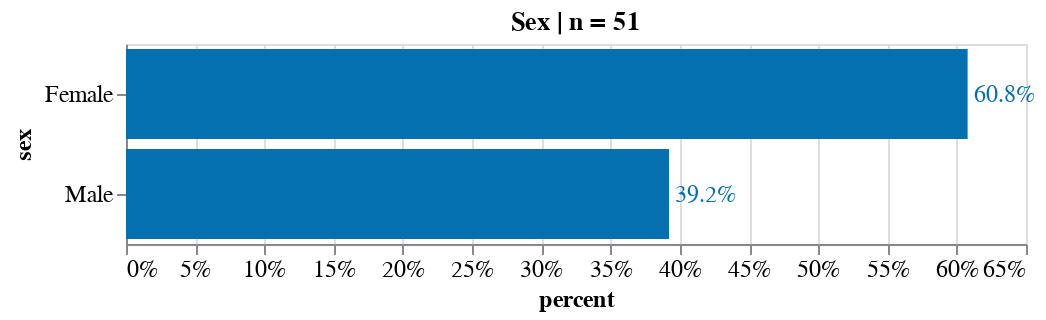

Notebook code for this chart:
### Markdown cell above
## Demographics

### Code cell
source = count_freq_labels(df, X="sex") 
title = 'Sex | n = '+ source['counts'].sum().astype(str)
X, Y = 'percent:Q', 'sex:N'
w, h= 450, 100
txs, ls, ts = 12, 12, 12

chart_sex = simple_per_bar(source, title=title, X=X, Y=Y, width=w, height=h, text_size = txs, label_size = ls, title_size=ts)

### Figure 1 — Vega-Lite specification as saved in the notebook (floating-point values rounded to 4 significant figures)
{"config": {"view": {"continuousWidth": 400, "continuousHeight": 300}, "axis": {"labelFontSize": 12, "titleFontSize": 12}}, "layer": [{"mark": "bar", "encoding": {"color": {"condition": {"value": "orange", "test": "(datum.emotion === 'Some')"}, "value": "#0570b0"}, "x": {"type": "quantitative", "axis": {"format": ".0%"}, "field": "percent"}, "y": {"type": "nominal", "field": "sex", "sort": "-x"}}, "title": "Sex | n = 51"}, {"mark": {"type": "text", "align": "left", "baseline": "middle", "dx": 3, "fontSize": 12}, "encoding": {"color": {"condition": {"value": "orange", "test": "(datum.emotion === 'Some')"}, "value": "#0570b0"}, "text": {"type": "quantitative", "field": "percent", "format": ".1%"}, "x": {"type": "quantitative", "axis": {"format": ".0%"}, "field": "percent"}, "y": {"type": "nominal", "field": "sex", "sort": "-x"}}, "title": "Sex | n = 51"}], "data": {"name": "data-bf62d92e721a11048eb671040fc8e109"}, "height": 100, "width": 450, "$schema": "https://vega.github.io/schema/vega-lite/v4.8.1.json", "datasets": {"data-bf62d92e721a11048eb671040fc8e109": [{"counts": 31, "sex": "Female", "percent": 0.6078}, {"counts": 20, "sex": "Male", "percent": 0.3922}]}}
